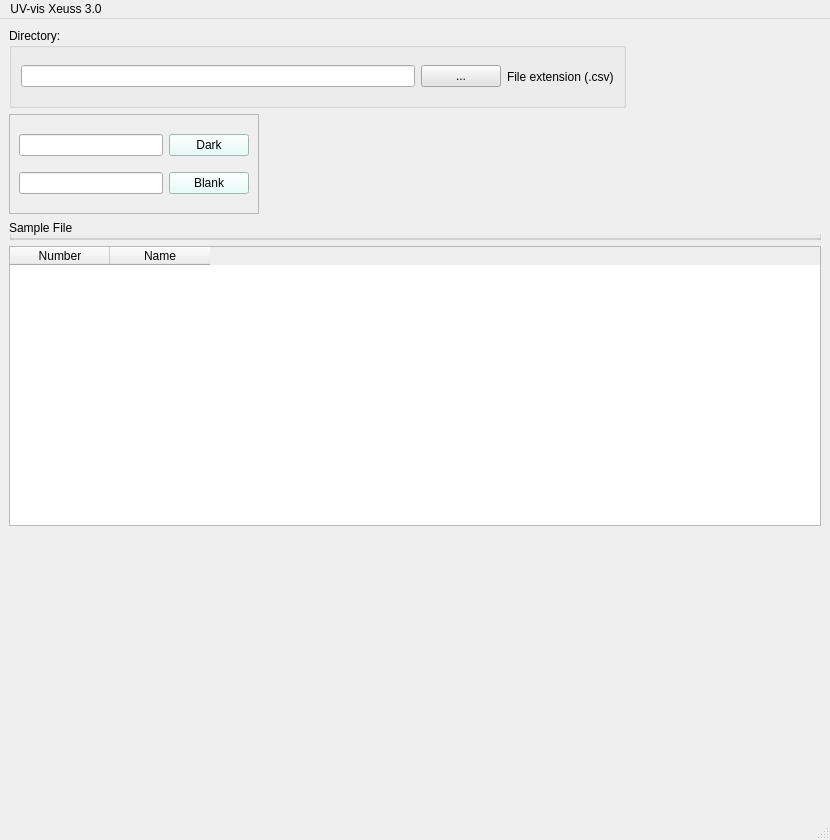
<?xml version="1.0" encoding="UTF-8"?>
<ui version="4.0">
 <class>MainWindow</class>
 <widget class="QMainWindow" name="MainWindow">
  <property name="geometry">
   <rect>
    <x>0</x>
    <y>0</y>
    <width>830</width>
    <height>840</height>
   </rect>
  </property>
  <property name="windowTitle">
   <string>MainWindow</string>
  </property>
  <property name="layoutDirection">
   <enum>Qt::LeftToRight</enum>
  </property>
  <property name="autoFillBackground">
   <bool>false</bool>
  </property>
  <widget class="QWidget" name="centralwidget">
   <layout class="QVBoxLayout" name="verticalLayout">
    <item>
     <widget class="QGroupBox" name="groupBox">
      <property name="maximumSize">
       <size>
        <width>617</width>
        <height>80</height>
       </size>
      </property>
      <property name="styleSheet">
       <string notr="true">font: 12pt &quot;Arial&quot;;</string>
      </property>
      <property name="title">
       <string>Directory:</string>
      </property>
      <layout class="QHBoxLayout" name="horizontalLayout">
       <property name="sizeConstraint">
        <enum>QLayout::SetDefaultConstraint</enum>
       </property>
       <property name="topMargin">
        <number>9</number>
       </property>
       <property name="bottomMargin">
        <number>9</number>
       </property>
       <item>
        <widget class="QLineEdit" name="lineEdit"/>
       </item>
       <item>
        <widget class="QPushButton" name="pushButton">
         <property name="styleSheet">
          <string notr="true">background-color: rgb(226, 226, 226);
color: rgb(0, 0, 0);</string>
         </property>
         <property name="text">
          <string>...</string>
         </property>
        </widget>
       </item>
       <item>
        <widget class="QLabel" name="label">
         <property name="styleSheet">
          <string notr="true">font: 12pt &quot;Arial&quot;;</string>
         </property>
         <property name="text">
          <string>File extension (.csv)</string>
         </property>
        </widget>
       </item>
      </layout>
     </widget>
    </item>
    <item>
     <widget class="QFrame" name="frame">
      <property name="maximumSize">
       <size>
        <width>250</width>
        <height>100</height>
       </size>
      </property>
      <property name="frameShape">
       <enum>QFrame::StyledPanel</enum>
      </property>
      <property name="frameShadow">
       <enum>QFrame::Raised</enum>
      </property>
      <layout class="QGridLayout" name="gridLayout">
       <item row="0" column="0">
        <widget class="QLineEdit" name="lineEdit_2"/>
       </item>
       <item row="0" column="1">
        <widget class="QPushButton" name="pushButton_2">
         <property name="styleSheet">
          <string notr="true">font: 12pt &quot;Arial&quot;;
color: rgb(0, 0, 0);
background-color: rgb(224, 255, 247);</string>
         </property>
         <property name="text">
          <string>Dark</string>
         </property>
        </widget>
       </item>
       <item row="1" column="0">
        <widget class="QLineEdit" name="lineEdit_3"/>
       </item>
       <item row="1" column="1">
        <widget class="QPushButton" name="pushButton_4">
         <property name="styleSheet">
          <string notr="true">font: 12pt &quot;Arial&quot;;
color: rgb(0, 0, 0);
background-color: rgb(224, 255, 247);</string>
         </property>
         <property name="text">
          <string>Blank</string>
         </property>
        </widget>
       </item>
      </layout>
     </widget>
    </item>
    <item>
     <widget class="QGroupBox" name="groupBox_2">
      <property name="maximumSize">
       <size>
        <width>16777215</width>
        <height>20</height>
       </size>
      </property>
      <property name="layoutDirection">
       <enum>Qt::LeftToRight</enum>
      </property>
      <property name="autoFillBackground">
       <bool>false</bool>
      </property>
      <property name="styleSheet">
       <string notr="true">font: 12pt &quot;Arial&quot;;</string>
      </property>
      <property name="title">
       <string>Sample File</string>
      </property>
     </widget>
    </item>
    <item>
     <widget class="QTableWidget" name="tableWidget">
      <property name="maximumSize">
       <size>
        <width>16777215</width>
        <height>280</height>
       </size>
      </property>
      <column>
       <property name="text">
        <string>Number</string>
       </property>
      </column>
      <column>
       <property name="text">
        <string>Name</string>
       </property>
      </column>
     </widget>
    </item>
    <item>
     <widget class="QWidget" name="matplotlibwidget" native="true"/>
    </item>
   </layout>
   <zorder>groupBox_2</zorder>
   <zorder>groupBox</zorder>
   <zorder>frame</zorder>
   <zorder>tableWidget</zorder>
   <zorder>matplotlibwidget</zorder>
  </widget>
  <widget class="QMenuBar" name="menubar">
   <property name="geometry">
    <rect>
     <x>0</x>
     <y>0</y>
     <width>830</width>
     <height>21</height>
    </rect>
   </property>
   <widget class="QMenu" name="menuUV_vis_Xeuss_3_0">
    <property name="title">
     <string>UV-vis Xeuss 3.0</string>
    </property>
   </widget>
   <addaction name="menuUV_vis_Xeuss_3_0"/>
  </widget>
  <widget class="QStatusBar" name="statusbar"/>
 </widget>
 <resources/>
 <connections/>
</ui>
